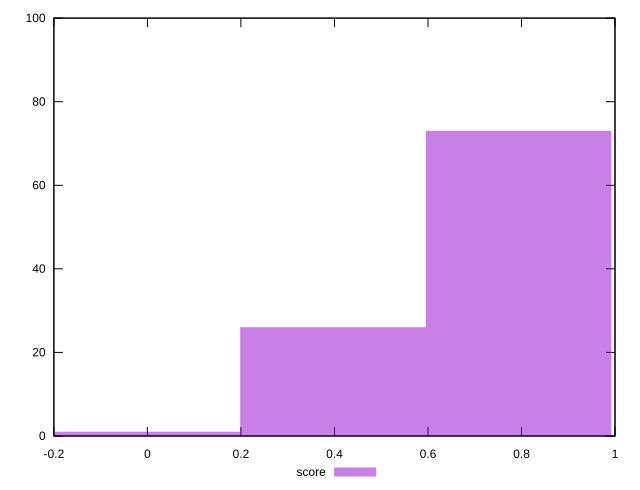

Write gnuplot code to recreate this figure.
reset

$score <<EOF
0.3968641413922452 26
0.7937282827844904 73
0 1
EOF

set key outside below
set boxwidth 0.3968641413922452
set xrange [0.017481246450500643:0.9146517814122077]
set yrange [0:100]
set trange [0:100]
set style fill transparent solid 0.5 noborder
set terminal svg size 640, 490 enhanced background rgb 'white'
set output "report_00007_2020-12-11T15:55:29.892Z/cumulative-layout-shift/samples/pages+cached+noexternal+noimg/score/histogram.svg"

plot $score title "score" with boxes

reset
